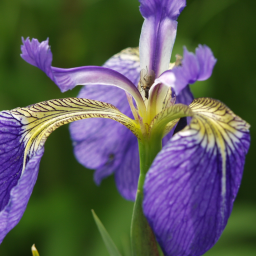
#> input picture image-processing/practice-5/iris.png, 256 x 256 px
$ python main.py iris.png
#> lines starting #> are read from the running program, lines starting #| are printed output that depends on the picture
#!/usr/bin/env python3

import cv2
import numpy as np
import sys

cmd, *argv = sys.argv

src = cv2.imread(argv[0])
#> src is the input picture: shape (256, 256, 3); mean B, G, R 88.6, 90.4, 90.1
ycrcb = cv2.cvtColor(src, cv2.COLOR_BGR2YCR_CB).astype(int)
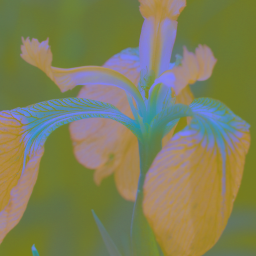
#> ycrcb: shape (256, 256, 3) int64; mean B, G, R 90.1, 128, 127.1

h, w, ch = ycrcb.shape
#> h = 256; w = 256; ch = 3

for y in range(0, h, 2):
    for x in range(0, w, 2):
        pix = (ycrcb[y, x] +
               ycrcb[y, x + 1] +
               ycrcb[y + 1, x] +
               ycrcb[y + 1, x + 1]) / 4
        ycrcb[y:y+2, x:x+2, 1:3] = pix[1:3] # 色要素だけ
        # ycrcb[y:y+2, x:x+2, 0:3] = pix[0:3] # 全要素

dst = cv2.cvtColor(ycrcb.astype(np.uint8), cv2.COLOR_YCR_CB2BGR)

cv2.imwrite('out.png', dst)
